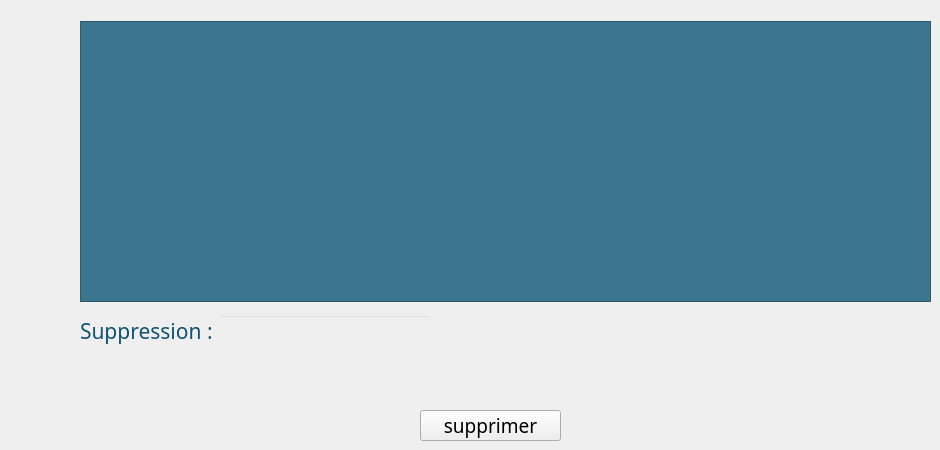
      <widget class="QWidget" name="tab_6">
       <attribute name="title">
        <string>afficher</string>
       </attribute>
       <widget class="QTableView" name="table_salle">
        <property name="geometry">
         <rect>
          <x>80</x>
          <y>21</y>
          <width>851</width>
          <height>281</height>
         </rect>
        </property>
        <property name="styleSheet">
         <string notr="true">QTableView {
    background-color: #3c768e;
    color: white;
    selection-background-color: #5995b5;
}
</string>
        </property>
       </widget>
       <widget class="QPushButton" name="pb_supprimer">
        <property name="geometry">
         <rect>
          <x>420</x>
          <y>410</y>
          <width>141</width>
          <height>31</height>
         </rect>
        </property>
        <property name="font">
         <font>
          <family>Arial Rounded MT Bold</family>
          <pointsize>14</pointsize>
          <weight>50</weight>
          <bold>false</bold>
         </font>
        </property>
        <property name="text">
         <string>supprimer</string>
        </property>
       </widget>
       <widget class="QWidget" name="layoutWidget_4">
        <property name="geometry">
         <rect>
          <x>80</x>
          <y>310</y>
          <width>351</width>
          <height>41</height>
         </rect>
        </property>
        <layout class="QHBoxLayout" name="horizontalLayout_2">
         <item>
          <widget class="QLabel" name="label_11">
           <property name="font">
            <font>
             <family>Arial Rounded MT Bold</family>
             <pointsize>16</pointsize>
             <weight>50</weight>
             <bold>false</bold>
            </font>
           </property>
           <property name="styleSheet">
            <string notr="true">color:#115272;</string>
           </property>
           <property name="text">
            <string>Suppression :</string>
           </property>
          </widget>
         </item>
         <item>
          <widget class="QLineEdit" name="id_supp">
           <property name="palette">
            <palette>
             <active>
              <colorrole role="WindowText">
               <brush brushstyle="SolidPattern">
                <color alpha="255">
                 <red>0</red>
                 <green>0</green>
                 <blue>0</blue>
                </color>
               </brush>
              </colorrole>
              <colorrole role="Button">
               <brush brushstyle="SolidPattern">
                <color alpha="0">
                 <red>0</red>
                 <green>0</green>
                 <blue>0</blue>
                </color>
               </brush>
              </colorrole>
              <colorrole role="Text">
               <brush brushstyle="SolidPattern">
                <color alpha="255">
                 <red>0</red>
                 <green>0</green>
                 <blue>0</blue>
                </color>
               </brush>
              </colorrole>
              <colorrole role="ButtonText">
               <brush brushstyle="SolidPattern">
                <color alpha="255">
                 <red>0</red>
                 <green>0</green>
                 <blue>0</blue>
                </color>
               </brush>
              </colorrole>
              <colorrole role="Base">
               <brush brushstyle="SolidPattern">
                <color alpha="0">
                 <red>0</red>
                 <green>0</green>
                 <blue>0</blue>
                </color>
               </brush>
              </colorrole>
              <colorrole role="Window">
               <brush brushstyle="SolidPattern">
                <color alpha="0">
                 <red>0</red>
                 <green>0</green>
                 <blue>0</blue>
                </color>
               </brush>
              </colorrole>
              <colorrole role="PlaceholderText">
               <brush brushstyle="NoBrush">
                <color alpha="128">
                 <red>0</red>
                 <green>0</green>
                 <blue>0</blue>
                </color>
               </brush>
              </colorrole>
             </active>
             <inactive>
              <colorrole role="WindowText">
               <brush brushstyle="SolidPattern">
                <color alpha="255">
                 <red>0</red>
                 <green>0</green>
                 <blue>0</blue>
                </color>
               </brush>
              </colorrole>
              <colorrole role="Button">
               <brush brushstyle="SolidPattern">
                <color alpha="0">
                 <red>0</red>
                 <green>0</green>
                 <blue>0</blue>
                </color>
               </brush>
              </colorrole>
              <colorrole role="Text">
               <brush brushstyle="SolidPattern">
                <color alpha="255">
                 <red>0</red>
                 <green>0</green>
                 <blue>0</blue>
                </color>
               </brush>
              </colorrole>
              <colorrole role="ButtonText">
               <brush brushstyle="SolidPattern">
                <color alpha="255">
                 <red>0</red>
                 <green>0</green>
                 <blue>0</blue>
                </color>
               </brush>
              </colorrole>
              <colorrole role="Base">
               <brush brushstyle="SolidPattern">
                <color alpha="0">
                 <red>0</red>
                 <green>0</green>
                 <blue>0</blue>
                </color>
               </brush>
              </colorrole>
              <colorrole role="Window">
               <brush brushstyle="SolidPattern">
                <color alpha="0">
                 <red>0</red>
                 <green>0</green>
                 <blue>0</blue>
                </color>
               </brush>
              </colorrole>
              <colorrole role="PlaceholderText">
               <brush brushstyle="NoBrush">
                <color alpha="128">
                 <red>0</red>
                 <green>0</green>
                 <blue>0</blue>
                </color>
               </brush>
              </colorrole>
             </inactive>
             <disabled>
              <colorrole role="WindowText">
               <brush brushstyle="SolidPattern">
                <color alpha="255">
                 <red>0</red>
                 <green>0</green>
                 <blue>0</blue>
                </color>
               </brush>
              </colorrole>
              <colorrole role="Button">
               <brush brushstyle="SolidPattern">
                <color alpha="0">
                 <red>0</red>
                 <green>0</green>
                 <blue>0</blue>
                </color>
               </brush>
              </colorrole>
              <colorrole role="Text">
               <brush brushstyle="SolidPattern">
                <color alpha="255">
                 <red>0</red>
                 <green>0</green>
                 <blue>0</blue>
                </color>
               </brush>
              </colorrole>
              <colorrole role="ButtonText">
               <brush brushstyle="SolidPattern">
                <color alpha="255">
                 <red>0</red>
                 <green>0</green>
                 <blue>0</blue>
                </color>
               </brush>
              </colorrole>
              <colorrole role="Base">
               <brush brushstyle="SolidPattern">
                <color alpha="0">
                 <red>0</red>
                 <green>0</green>
                 <blue>0</blue>
                </color>
               </brush>
              </colorrole>
              <colorrole role="Window">
               <brush brushstyle="SolidPattern">
                <color alpha="0">
                 <red>0</red>
                 <green>0</green>
                 <blue>0</blue>
                </color>
               </brush>
              </colorrole>
              <colorrole role="PlaceholderText">
               <brush brushstyle="NoBrush">
                <color alpha="128">
                 <red>0</red>
                 <green>0</green>
                 <blue>0</blue>
                </color>
               </brush>
              </colorrole>
             </disabled>
            </palette>
           </property>
           <property name="font">
            <font>
             <family>Arial Rounded MT Bold</family>
             <pointsize>11</pointsize>
            </font>
           </property>
           <property name="styleSheet">
            <string notr="true">color: rgb(0, 0, 0);
</string>
           </property>
           <property name="alignment">
            <set>Qt::AlignCenter</set>
           </property>
          </widget>
         </item>
        </layout>
       </widget>
      </widget>
